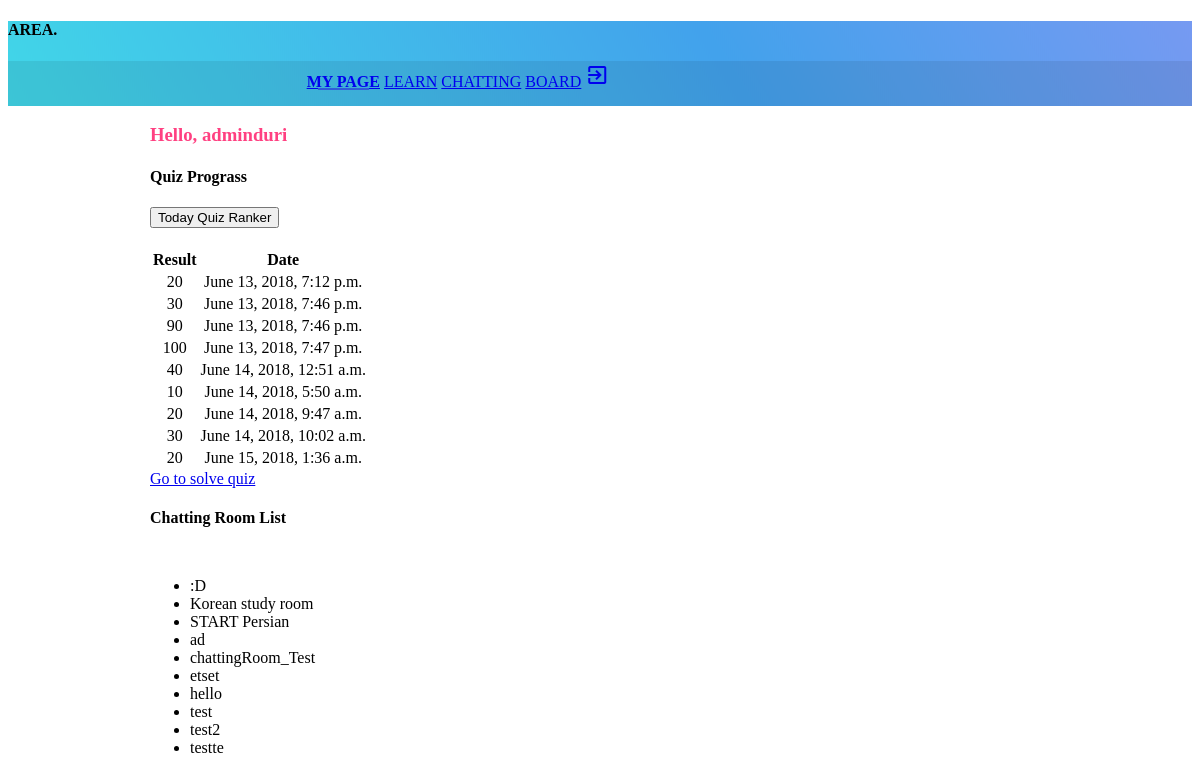
Screenshot of / (signed in) with the database file from the repository.
### quiz/models.py (models this page shows)
class Result(models.Model):
    result = models.IntegerField(default=0)
    user_id = models.ForeignKey(User, on_delete=models.CASCADE)
    date = models.DateTimeField(timezone.now())

### chat/models.py (models this page shows, shortened)
class Room(models.Model):
    title = models.CharField(max_length=255)
    level = models.IntegerField(default=0)
    staff_only = models.BooleanField(default=False)
    def __str__(self):
        return self.title

### multichat/views.py (the view)
# urls.py: path('', views.index, name = 'list_board'),
def index(request):
    if request.user.is_authenticated:
        rooms = Room.objects.order_by("title")
        result = Result.objects.filter(user_id = request.user)
        start_date = django.utils.timezone.now().date()
        end_date = start_date + timedelta( days=1 )
        max_result = Result.objects.filter(date__range=[start_date, end_date]).aggregate(Max('result'))['result__max']
        ranker = Result.objects.filter(result = max_result).first()
        return render(request, "login-index.html",{
            "rooms": rooms,
            "result": result,
            "ranker": ranker
        })
    else :
        return render(request, "index.html")

### templates/login-index.html (shortened to what this page needs)
<!doctype html>
{% load staticfiles %}
<html>
<head>
    <link rel="stylesheet" href="https://code.getmdl.io/1.3.0/material.indigo-pink.min.css">
    <link rel="stylesheet" href="{% static "css/mdl.css" %}" type="text/css" media="screen" />
</head>
<body>
<div class="mdl-layout__container has-scrolling-header">
    <div class="mdl-layout mdl-js-layout mdl-layout--fixed-header has-tabs is-upgraded" data-upgraded=",MaterialLayout">
      <header style=" background-image: url({% static "img/main-1.png" %})" class="mdl-layout__header mdl-layout__header--scroll mdl-color--primary">
        <div class="mdl-layout--large-screen-only mdl-layout__header-row" style=" justify-content:  center;">
          <h4>AREA.</h4>
        </div>
           <div class="mdl-layout__header-row portfolio-navigation-row mdl-layout--large-screen-only" style=" justify-content:  center;">
                  <nav class="mdl-navigation mdl-typography--body-1-force-preferred-font">
                    <a class="mdl-navigation__link is-active" href="/">My page</a>
                    <a class="mdl-navigation__link" href="{%url 'language' %}">Learn</a>
                    <a class="mdl-navigation__link" href="{%url 'chat' %}">Chatting</a>
                    <a class="mdl-navigation__link" href="{%url 'list_board' %}">Board</a>
                    <a class="mdl-navigation__link" href="{%url 'logout' %}"><i class="material-icons" >exit_to_app</i></a>
                </nav>
            </div>
       </header>
        <main class="mdl-layout__content">
            <div class="mdl-grid portfolio-max-width">
                <h3 sylte="color: rgb(47,93,217)" style="color:  rgb(255,64,129);"> Hello, {{  request.user}}</h3>
             <div class="mdl-card mdl-cell mdl-cell--12-col mdl-shadow--4dp">
              <div class="mdl-card__supporting-text">
                <h4>Quiz Prograss</h4>
               <button style="margin-bottom: 20px;"  class="mdl-button mdl-js-button " >
                 Today Quiz Ranker<strong> {{ranker.user_id}}</strong> {{ranker.result}}
                </button>
                  {% if result %}
                      <table class="mdl-data-table mdl-js-data-table mdl-cell--8-col">
                      <thead>
                        <th style=" text-align: center; " class="mdl-data-table__cell--non-numeric">Result</th>
                        <th style=" text-align: center; " >Date</th>
                      </thead>
                      <tbody>
                          {% for rs in result %}
                          <tr>
                            <td style=" text-align: center; "class="mdl-data-table__cell--non-numeric"> {{rs.result}} </td>
                            <td style=" text-align: center; ">  {{rs.date}} </td>
                          </tr>
                      {% endfor%}
                         </tbody>
                      </table>
                  {% else %}
                    <p> No Quiz data</p>
                  {% endif %}
              </div>
              <div class="mdl-card__actions">
                <a href=" {%url 'language'%}" class="mdl-button">Go to solve quiz</a>
              </div>
            </div>
                <div class="mdl-card mdl-cell mdl-cell--12-col mdl-shadow--4dp">
              <div class="mdl-card__supporting-text">
                <h4>Chatting Room List</h4>
                   <ul style="margin-top: 50px;" class="rooms">
                  {% for room in rooms %}
                       <li class="mdl-button room-link">{{room}}</li>
                  {% endfor %}
                   </ul>
              </div>
            </div>
            </div>
             </main>
    <div class="mdl-layout__obfuscator"></div></div></div>
</body>
</html>

### static/css/mdl.css (style rules this page uses)
.portfolio-navigation-row { background-color: rgba(0, 0, 0, 0.08); text-transform: uppercase; height: 45px; }
.portfolio-navigation-row .mdl-navigation { text-align: center; max-width: 900px; width: 100%; }
.portfolio-navigation-row .mdl-navigation__link { -webkit-flex: 1; -ms-flex: 1; flex: 1; line-height: 42px; }
.portfolio-navigation-row .is-active { position: relative; font-weight: bold; }
.portfolio-max-width { max-width: 900px; margin: auto; }

### templates/login-index.html (style rules this page uses)
.portfolio-navigation-row .is-active:after { content: ""; width: 70%; height: 2px; display: block; position: absolute; bottom: 0; left: 0; background-color: rgb(47,93,217); left: 15%; }

### rows the page displays
Result: result "20", date "June 13, 2018, 7:12 p.m."
Result: result "30", date "June 13, 2018, 7:46 p.m."
Result: result "90", date "June 13, 2018, 7:46 p.m."
Result: result "100", date "June 13, 2018, 7:47 p.m."
Result: result "40", date "June 14, 2018, 12:51 a.m."
Result: result "10", date "June 14, 2018, 5:50 a.m."
Result: result "20", date "June 14, 2018, 9:47 a.m."
Result: result "30", date "June 14, 2018, 10:02 a.m."
Result: result "20", date "June 15, 2018, 1:36 a.m."
Room: title ":D"
Room: title "Korean study room"
Room: title "START Persian"
Room: title "ad"
Room: title "chattingRoom_Test"
Room: title "etset"
Room: title "hello"
Room: title "test"
Room: title "test2"
Room: title "testte"

### other values shown
{{ request.user }} "adminduri"
